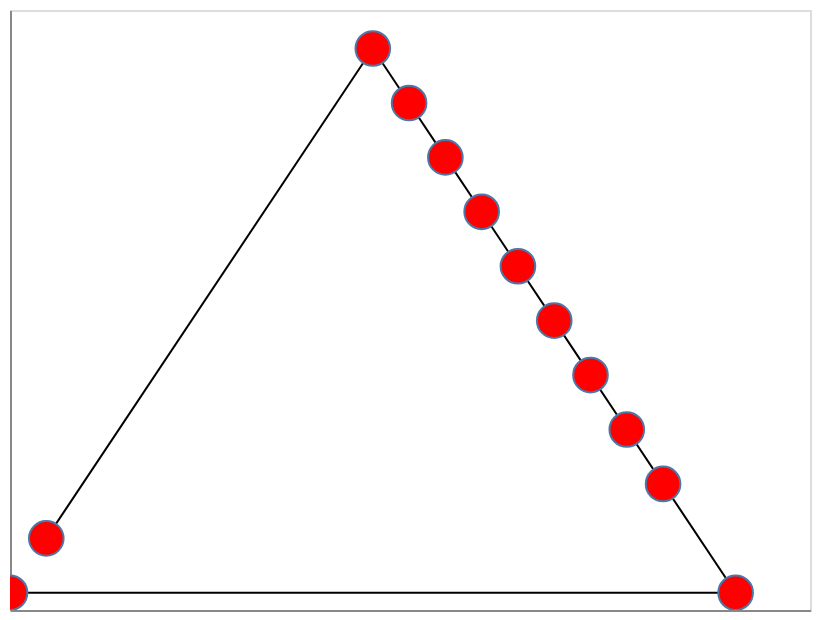

The notebook cell this image was saved under:
### Code cell
G = nx.path_graph(12)

pos = nx.planar_layout(G)
viz = nxa.draw_networkx(G, 
        pos=pos,
)
viz.interactive()

### Figure 1 — Vega-Lite specification as saved in the notebook (floating-point values rounded to 4 significant figures)
{"config": {"view": {"continuousWidth": 400, "continuousHeight": 300}}, "layer": [{"data": {"name": "data-ae5f085ee9cfaecca8aa4ded6c3962f2"}, "mark": {"type": "line", "color": "black", "opacity": 1, "strokeWidth": 1}, "encoding": {"detail": {"field": "edge", "type": "quantitative"}, "x": {"axis": {"grid": false, "labels": false, "ticks": false, "title": ""}, "field": "x", "type": "quantitative"}, "y": {"axis": {"grid": false, "labels": false, "ticks": false, "title": ""}, "field": "y", "type": "quantitative"}}, "selection": {"selector009": {"type": "interval", "bind": "scales", "encodings": ["x", "y"]}}}, {"data": {"name": "data-744fd5514b9f3d23e7632c29b9000164"}, "mark": {"type": "point", "fill": "red", "opacity": 1, "size": 300, "strokeWidth": 1.0}, "encoding": {"x": {"axis": {"grid": false, "labels": false, "ticks": false}, "field": "x", "type": "quantitative"}, "y": {"axis": {"grid": false, "labels": false, "ticks": false}, "field": "y", "type": "quantitative"}}}], "$schema": "https://vega.github.io/schema/vega-lite/v4.17.0.json", "datasets": {"data-ae5f085ee9cfaecca8aa4ded6c3962f2": [{"x": -1.0, "edge": 0, "pair": [0, 1], "source": 0, "target": 1, "y": -0.3741}, {"x": 0.6327, "edge": 0, "pair": [0, 1], "source": 0, "target": 1, "y": -0.3741}, {"x": 0.6327, "edge": 1, "pair": [1, 2], "source": 1, "target": 2, "y": -0.3741}, {"x": 0.4694, "edge": 1, "pair": [1, 2], "source": 1, "target": 2, "y": -0.2109}, {"x": 0.4694, "edge": 2, "pair": [2, 3], "source": 2, "target": 3, "y": -0.2109}, {"x": 0.3878, "edge": 2, "pair": [2, 3], "source": 2, "target": 3, "y": -0.1293}, {"x": 0.3878, "edge": 3, "pair": [3, 4], "source": 3, "target": 4, "y": -0.1293}, {"x": 0.3061, "edge": 3, "pair": [3, 4], "source": 3, "target": 4, "y": -0.04762}, {"x": 0.3061, "edge": 4, "pair": [4, 5], "source": 4, "target": 5, "y": -0.04762}, {"x": 0.2245, "edge": 4, "pair": [4, 5], "source": 4, "target": 5, "y": 0.03401}, {"x": 0.2245, "edge": 5, "pair": [5, 6], "source": 5, "target": 6, "y": 0.03401}, {"x": 0.1429, "edge": 5, "pair": [5, 6], "source": 5, "target": 6, "y": 0.1156}, {"x": 0.1429, "edge": 6, "pair": [6, 7], "source": 6, "target": 7, "y": 0.1156}, {"x": 0.06122, "edge": 6, "pair": [6, 7], "source": 6, "target": 7, "y": 0.1973}, {"x": 0.06122, "edge": 7, "pair": [7, 8], "source": 7, "target": 8, "y": 0.1973}, {"x": -0.02041, "edge": 7, "pair": [7, 8], "source": 7, "target": 8, "y": 0.2789}, {"x": -0.02041, "edge": 8, "pair": [8, 9], "source": 8, "target": 9, "y": 0.2789}, {"x": -0.102, "edge": 8, "pair": [8, 9], "source": 8, "target": 9, "y": 0.3605}, {"x": -0.102, "edge": 9, "pair": [9, 10], "source": 9, "target": 10, "y": 0.3605}, {"x": -0.1837, "edge": 9, "pair": [9, 10], "source": 9, "target": 10, "y": 0.4422}, {"x": -0.1837, "edge": 10, "pair": [10, 11], "source": 10, "target": 11, "y": 0.4422}, {"x": -0.9184, "edge": 10, "pair": [10, 11], "source": 10, "target": 11, "y": -0.2925}], "data-744fd5514b9f3d23e7632c29b9000164": [{"x": -1.0, "y": -0.3741}, {"x": 0.6327, "y": -0.3741}, {"x": 0.4694, "y": -0.2109}, {"x": 0.3878, "y": -0.1293}, {"x": 0.3061, "y": -0.04762}, {"x": 0.2245, "y": 0.03401}, {"x": 0.1429, "y": 0.1156}, {"x": 0.06122, "y": 0.1973}, {"x": -0.02041, "y": 0.2789}, {"x": -0.102, "y": 0.3605}, {"x": -0.1837, "y": 0.4422}, {"x": -0.9184, "y": -0.2925}]}}
